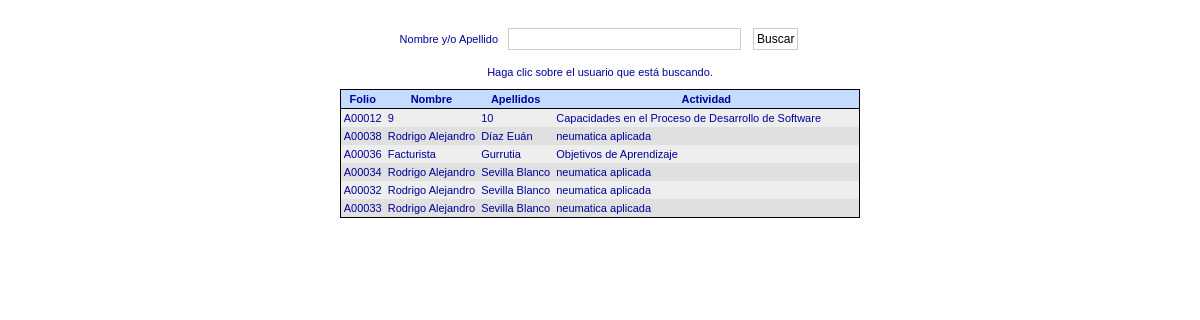
Screenshot of /cpanel/reportes_gestion_buscarUser.php (signed in) with the database file from the repository.
### tables this page shows
CREATE TABLE IF NOT EXISTS `usuarios` (
  `id_usuario` int(10) unsigned NOT NULL auto_increment,
  `folio_recibo` varchar(6) NOT NULL,
  `titulo` varchar(30) NOT NULL,
  `nombre` varchar(50) NOT NULL,
  `apellido` varchar(50) NOT NULL,
  `id_cargo` tinyint(3) unsigned NOT NULL,
  `id_tipo` tinyint(3) unsigned NOT NULL,
  `carrera` varchar(50) NOT NULL,
  `id_institucion` tinyint(3) unsigned NOT NULL,
  `institucion` varchar(50) NOT NULL,
  `dependencia` varchar(100) NOT NULL,
  `id_entidadfederativa` tinyint(3) unsigned NOT NULL,
  `correo` varchar(30) NOT NULL,
  `lada` varchar(10) NOT NULL,
  `telefono` varchar(10) NOT NULL,
  `extension` varchar(10) NOT NULL,
  `codigo_barras` varchar(30) NOT NULL,
  `grupo_padre` int(10) unsigned NOT NULL,
  `asistio` char(1) NOT NULL,
  `genero` char(1) NOT NULL,
  `verifico` char(1) NOT NULL,
  `fecha_registro` datetime NOT NULL,
  `id_costo` char(1) NOT NULL,
  PRIMARY KEY  (`id_usuario`)
);

CREATE TABLE IF NOT EXISTS `actividades` (
  `id_actividad` tinyint(3) unsigned NOT NULL auto_increment,
  `nombre` varchar(200) NOT NULL default '',
  `id_tipoactividad` tinyint(3) unsigned NOT NULL default '0',
  `id_ponente` int(10) unsigned NOT NULL,
  `id_ponente2` int(10) unsigned NOT NULL,
  `id_ponente3` int(10) unsigned NOT NULL,
  `cupo` tinyint(3) unsigned NOT NULL default '0',
  `hora_inicio` datetime NOT NULL,
  `hora_final` datetime NOT NULL,
  `institucion` varchar(50) NOT NULL default '',
  `id_sala` tinyint(3) unsigned NOT NULL default '0',
  `id_fechaevento` tinyint(3) unsigned NOT NULL default '0',
  PRIMARY KEY  (`id_actividad`)
);

### cpanel/reportes_gestion_buscarUser.php (the view, shortened to what this page needs)
<?php
	if($_GET['t'] != ""){
		$nombres = explode(" ",$_GET['t']);
		foreach ($nombres as $name) {
			$cadena .= " u.nombre LIKE '%".$name."%' OR u.apellido LIKE '%".$name."%' OR";
		}
		$otros = "AND (".$cadena." 0)";
	} else {
		$otros = "";
	}
	$strSQL = "SELECT u.id_usuario, u.folio_recibo, u.nombre, u.apellido, u.codigo_barras, a.nombre AS 'actividad', a.id_actividad
				FROM inscripciones i
				INNER JOIN usuarios u ON u.id_usuario = i.id_usuario ".$otros."
				INNER JOIN actividades a ON a.id_actividad = i.id_actividad
				GROUP BY u.id_usuario
				ORDER BY u.apellido, u.nombre";
	$usuarios = mysql_query($strSQL);
?>
<html>
<head>
<link rel="stylesheet" type="text/css" href="../css/exclusivo.css">
<link rel="stylesheet" type="text/css" href="../css/formulario.css">
</head>
<body>
<form id="form1" name="form1" method="get" action="<? echo $_SERVER['../PHP_SELF']; ?>">
	<p>&nbsp;</p>
	<table border="0" align="center" cellpadding="5" cellspacing="0">
		<tr>
			<td><p>Nombre y/o Apellido </p></td>
			<td><input name="t" type="text" id="t" value="<?php echo $_GET['t']; ?>" size="30" maxlength="50" /></td>
			<td><input type="submit" value="Buscar" /></td>
		</tr>
	</table>
	<?php if(isset($usuarios) && mysql_num_rows($usuarios) > 0) { ?>
	<p align="center">Haga clic sobre el usuario que est&aacute; buscando. </p>
	<table border="0" align="center" cellpadding="3" cellspacing="0" class="bordear_tabla">
		<tr>
			<th><p>Folio</p></th>
			<th><p>Nombre</p></th>
			<th><p>Apellidos</p></th>
			<th><p>Actividad</p></th>
		</tr>
		<?php $i=0; while($usuario = mysql_fetch_array($usuarios, MYSQL_ASSOC)){ if($i%2 == 0) $color = 'EEEEEE'; else $color = 'E0E0E0'; ?>
		<tr id="<?php echo $usuario['id_usuario']."-".$usuario['nombre']."-".$usuario['apellido']."-".str_pad( $usuario['folio_recibo'], 5,"0", STR_PAD_LEFT)."-".$usuario['codigo_barras']."-".$usuario['id_actividad']; ?>" onClick="Seleccionar(id);" bgcolor="#<?php echo $color; ?>" onMouseOver="CambiaColor('f8e8a0',id);" onMouseOut="CambiaColor('<?php echo $color; ?>',id);" class="manita">
			<td><p><?php echo str_pad( $usuario['folio_recibo'], 5,"0", STR_PAD_LEFT); ?></p>
		    </td>
			<td><p><?php echo $usuario['nombre']; ?></p>
		    </td>
			<td><p><?php echo $usuario['apellido']; ?></p>
		    </td>
			<td width="300"><p><?php echo $usuario['actividad']; ?></p>
		    </td>
		</tr>
		<?php $i++; } ?>
	</table>
	<?php } else {
		?><p>&nbsp;</p><p>&nbsp;</p><p align="center">No se encontraron resultados con los criterios de b&uacute;squeda escritos.</p><?
	}?>
</form>
</body>
</html>

### css/exclusivo.css (style rules this page uses)
body { margin:0px; }
body, p { font-family: Verdana, Arial, Helvetica, sans-serif; color: #000099; font-size: 11px; }
.bordear_tabla { border: solid 1px #000000; }
.bordear_tabla th { border-bottom: solid 1px #000000; background-color: #c5dbff; }

### css/formulario.css (style rules this page uses)
form input[type=text], form input[type=password], form input[type=button], form input[type=file], form input[type=reset], form input[type=submit], form select { font-family: "Arial"; font-size: 12px; border-width: 1px; border-style: solid; border-color: #cccccc; padding: 3px; background-color:#FFFFFF; margin-right: 2px; }

### cpanel/reportes_gestion_buscarUser.php (style rules this page uses)
.manita { cursor:pointer; }

### rows the page displays
usuarios: folio_recibo "A00012", nombre "9", apellido "10", actividades.nombre "Capacidades en el Proceso de Desarrollo de Software"
usuarios: folio_recibo "A00038", nombre "Rodrigo Alejandro", apellido "Díaz Euán", actividades.nombre "neumatica aplicada"
usuarios: folio_recibo "A00036", nombre "Facturista", apellido "Gurrutia", actividades.nombre "Objetivos de Aprendizaje"
usuarios: folio_recibo "A00034", nombre "Rodrigo Alejandro", apellido "Sevilla Blanco", actividades.nombre "neumatica aplicada"
usuarios: folio_recibo "A00032", nombre "Rodrigo Alejandro", apellido "Sevilla Blanco", actividades.nombre "neumatica aplicada"
usuarios: folio_recibo "A00033", nombre "Rodrigo Alejandro", apellido "Sevilla Blanco", actividades.nombre "neumatica aplicada"
